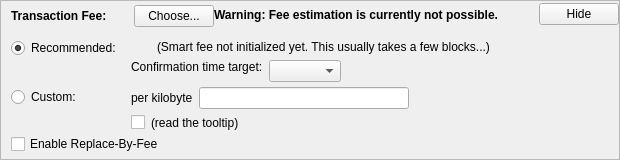
    <widget class="QFrame" name="frameFee">
     <property name="sizePolicy">
      <sizepolicy hsizetype="Expanding" vsizetype="Expanding">
       <horstretch>0</horstretch>
       <verstretch>0</verstretch>
      </sizepolicy>
     </property>
     <property name="maximumSize">
      <size>
       <width>16777215</width>
       <height>16777215</height>
      </size>
     </property>
     <property name="frameShape">
      <enum>QFrame::StyledPanel</enum>
     </property>
     <property name="frameShadow">
      <enum>QFrame::Sunken</enum>
     </property>
     <layout class="QVBoxLayout" name="verticalLayoutFee1">
      <property name="spacing">
       <number>0</number>
      </property>
      <property name="leftMargin">
       <number>0</number>
      </property>
      <property name="topMargin">
       <number>0</number>
      </property>
      <property name="rightMargin">
       <number>0</number>
      </property>
      <property name="bottomMargin">
       <number>0</number>
      </property>
      <item>
       <layout class="QVBoxLayout" name="verticalLayoutFee2" stretch="0,0,0">
        <property name="spacing">
         <number>0</number>
        </property>
        <property name="leftMargin">
         <number>10</number>
        </property>
        <property name="topMargin">
         <number>0</number>
        </property>
        <item>
         <layout class="QHBoxLayout" name="horizontalLayoutFee1">
          <property name="bottomMargin">
           <number>0</number>
          </property>
          <item>
           <layout class="QVBoxLayout" name="verticalLayoutFee7">
            <property name="spacing">
             <number>0</number>
            </property>
            <item>
             <spacer name="verticalSpacerSmartFee">
              <property name="orientation">
               <enum>Qt::Vertical</enum>
              </property>
              <property name="sizeType">
               <enum>QSizePolicy::Fixed</enum>
              </property>
              <property name="sizeHint" stdset="0">
               <size>
                <width>1</width>
                <height>4</height>
               </size>
              </property>
             </spacer>
            </item>
            <item>
             <layout class="QHBoxLayout" name="horizontalLayoutSmartFee">
              <property name="spacing">
               <number>10</number>
              </property>
              <item>
               <widget class="QLabel" name="labelFeeHeadline">
                <property name="sizePolicy">
                 <sizepolicy hsizetype="Preferred" vsizetype="Maximum">
                  <horstretch>0</horstretch>
                  <verstretch>0</verstretch>
                 </sizepolicy>
                </property>
                <property name="font">
                 <font>
                  <weight>75</weight>
                  <bold>true</bold>
                 </font>
                </property>
                <property name="styleSheet">
                 <string notr="true">font-weight:bold;</string>
                </property>
                <property name="text">
                 <string>Transaction Fee:</string>
                </property>
               </widget>
              </item>
              <item>
               <widget class="QLabel" name="labelFeeMinimized">
                <property name="text">
                 <string/>
                </property>
               </widget>
              </item>
              <item>
               <widget class="QPushButton" name="buttonChooseFee">
                <property name="text">
                 <string>Choose...</string>
                </property>
               </widget>
              </item>
             </layout>
            </item>
            <item>
             <spacer name="verticalSpacer_5">
              <property name="orientation">
               <enum>Qt::Vertical</enum>
              </property>
              <property name="sizeHint" stdset="0">
               <size>
                <width>1</width>
                <height>1</height>
               </size>
              </property>
             </spacer>
            </item>
           </layout>
          </item>
          <item>
           <widget class="QLabel" name="fallbackFeeWarningLabel">
            <property name="toolTip">
             <string>Using the fallbackfee can result in sending a transaction that will take several hours or days (or never) to confirm. Consider choosing your fee manually or wait until you have validated the complete chain.</string>
            </property>
            <property name="font">
            <font>
                <weight>75</weight>
                <bold>true</bold>
            </font>
            </property>
            <property name="text">
             <string>Warning: Fee estimation is currently not possible.</string>
            </property>
            <property name="wordWrap">
             <bool>false</bool>
            </property>
           </widget>
          </item>
          <item>
           <spacer name="horizontalSpacer_4">
            <property name="orientation">
             <enum>Qt::Horizontal</enum>
            </property>
            <property name="sizeType">
             <enum>QSizePolicy::MinimumExpanding</enum>
            </property>
            <property name="sizeHint" stdset="0">
             <size>
              <width>40</width>
              <height>20</height>
             </size>
            </property>
           </spacer>
          </item>
          <item>
           <widget class="QPushButton" name="buttonMinimizeFee">
            <property name="toolTip">
             <string>collapse fee-settings</string>
            </property>
            <property name="text">
             <string>Hide</string>
            </property>
           </widget>
          </item>
         </layout>
        </item>
        <item>
         <widget class="QFrame" name="frameFeeSelection">
          <layout class="QVBoxLayout" name="verticalLayoutFee12">
           <property name="spacing">
            <number>0</number>
           </property>
           <property name="leftMargin">
            <number>0</number>
           </property>
           <property name="topMargin">
            <number>0</number>
           </property>
           <property name="rightMargin">
            <number>0</number>
           </property>
           <property name="bottomMargin">
            <number>0</number>
           </property>
           <item>
            <layout class="QGridLayout" name="gridLayoutFee">
             <property name="topMargin">
              <number>10</number>
             </property>
             <property name="bottomMargin">
              <number>4</number>
             </property>
             <property name="horizontalSpacing">
              <number>10</number>
             </property>
             <property name="verticalSpacing">
              <number>4</number>
             </property>
             <item row="1" column="1">
              <layout class="QVBoxLayout" name="verticalLayoutFee8">
               <property name="spacing">
                <number>6</number>
               </property>
               <item>
                <layout class="QHBoxLayout" name="horizontalLayoutFee13">
                 <item>
                  <widget class="QLabel" name="labelCustomPerKilobyte">
                   <property name="toolTip">
                    <string>If the custom fee is set to 1000 satoshis and the transaction is only 250 bytes, then &quot;per kilobyte&quot; only pays 250 satoshis in fee, while &quot;total at least&quot; pays 1000 satoshis. For transactions bigger than a kilobyte both pay by kilobyte.</string>
                   </property>
                   <property name="text">
                    <string>per kilobyte</string>
                   </property>
                  </widget>
                 </item>
                 <item>
                  <widget class="BitcoinAmountField" name="customFee"/>
                 </item>
                 <item>
                  <spacer name="horizontalSpacer_6">
                   <property name="orientation">
                    <enum>Qt::Horizontal</enum>
                   </property>
                   <property name="sizeHint" stdset="0">
                    <size>
                     <width>1</width>
                     <height>1</height>
                    </size>
                   </property>
                  </spacer>
                 </item>
                </layout>
               </item>
               <item>
                <layout class="QHBoxLayout" name="horizontalLayoutFee8">
                 <item>
                  <widget class="QCheckBox" name="checkBoxMinimumFee">
                   <property name="toolTip">
                    <string>Paying only the minimum fee is just fine as long as there is less transaction volume than space in the blocks. But be aware that this can end up in a never confirming transaction once there is more demand for badcoin transactions than the network can process.</string>
                   </property>
                   <property name="text">
                    <string/>
                   </property>
                  </widget>
                 </item>
                 <item>
                  <widget class="QLabel" name="labelMinFeeWarning">
                   <property name="enabled">
                    <bool>true</bool>
                   </property>
                   <property name="toolTip">
                    <string>Paying only the minimum fee is just fine as long as there is less transaction volume than space in the blocks. But be aware that this can end up in a never confirming transaction once there is more demand for badcoin transactions than the network can process.</string>
                   </property>
                   <property name="text">
                    <string>(read the tooltip)</string>
                   </property>
                   <property name="margin">
                    <number>5</number>
                   </property>
                  </widget>
                 </item>
                 <item>
                  <spacer name="horizontalSpacer_2">
                   <property name="orientation">
                    <enum>Qt::Horizontal</enum>
                   </property>
                   <property name="sizeHint" stdset="0">
                    <size>
                     <width>1</width>
                     <height>1</height>
                    </size>
                   </property>
                  </spacer>
                 </item>
                </layout>
               </item>
              </layout>
             </item>
             <item row="0" column="0">
              <layout class="QVBoxLayout" name="verticalLayoutFee4" stretch="0,1">
               <item>
                <widget class="QRadioButton" name="radioSmartFee">
                 <property name="text">
                  <string>Recommended:</string>
                 </property>
                 <property name="checked">
                  <bool>true</bool>
                 </property>
                 <attribute name="buttonGroup">
                  <string notr="true">groupFee</string>
                 </attribute>
                </widget>
               </item>
               <item>
                <spacer name="verticalSpacer_2">
                 <property name="orientation">
                  <enum>Qt::Vertical</enum>
                 </property>
                 <property name="sizeHint" stdset="0">
                  <size>
                   <width>1</width>
                   <height>1</height>
                  </size>
                 </property>
                </spacer>
               </item>
              </layout>
             </item>
             <item row="1" column="0">
              <layout class="QVBoxLayout" name="verticalLayoutFee9" stretch="0,1">
               <item>
                <widget class="QRadioButton" name="radioCustomFee">
                 <property name="text">
                  <string>Custom:</string>
                 </property>
                 <attribute name="buttonGroup">
                  <string notr="true">groupFee</string>
                 </attribute>
                </widget>
               </item>
               <item>
                <spacer name="verticalSpacer_6">
                 <property name="orientation">
                  <enum>Qt::Vertical</enum>
                 </property>
                 <property name="sizeHint" stdset="0">
                  <size>
                   <width>1</width>
                   <height>1</height>
                  </size>
                 </property>
                </spacer>
               </item>
              </layout>
             </item>
             <item row="0" column="1">
              <layout class="QVBoxLayout" name="verticalLayoutFee3" stretch="0,0,1">
               <property name="spacing">
                <number>6</number>
               </property>
               <property name="topMargin">
                <number>2</number>
               </property>
               <item>
                <layout class="QHBoxLayout" name="horizontalLayoutFee12">
                 <item>
                  <widget class="QLabel" name="labelSmartFee">
                   <property name="text">
                    <string/>
                   </property>
                   <property name="margin">
                    <number>2</number>
                   </property>
                  </widget>
                 </item>
                 <item>
                  <widget class="QLabel" name="labelFeeEstimation">
                   <property name="text">
                    <string/>
                   </property>
                  </widget>
                 </item>
                 <item>
                  <widget class="QLabel" name="labelSmartFee2">
                   <property name="text">
                    <string>(Smart fee not initialized yet. This usually takes a few blocks...)</string>
                   </property>
                   <property name="margin">
                    <number>2</number>
                   </property>
                  </widget>
                 </item>
                 <item>
                  <spacer name="horizontalSpacer_5">
                   <property name="orientation">
                    <enum>Qt::Horizontal</enum>
                   </property>
                   <property name="sizeHint" stdset="0">
                    <size>
                     <width>1</width>
                     <height>1</height>
                    </size>
                   </property>
                  </spacer>
                 </item>
                </layout>
               </item>
               <item>
                <layout class="QHBoxLayout" name="horizontalLayoutFee9">
                 <item>
                  <layout class="QVBoxLayout" name="verticalLayoutFee6">
                   <item>
                    <widget class="QLabel" name="labelSmartFee3">
                     <property name="text">
                      <string>Confirmation time target:</string>
                     </property>
                     <property name="margin">
                      <number>2</number>
                     </property>
                    </widget>
                   </item>
                   <item>
                    <spacer name="verticalSpacer_3">
                     <property name="orientation">
                      <enum>Qt::Vertical</enum>
                     </property>
                     <property name="sizeHint" stdset="0">
                      <size>
                       <width>1</width>
                       <height>1</height>
                      </size>
                     </property>
                    </spacer>
                   </item>
                  </layout>
                 </item>
                 <item>
                  <layout class="QVBoxLayout" name="verticalLayoutFee5">
                   <property name="rightMargin">
                    <number>30</number>
                   </property>
                   <item>
                    <layout class="QHBoxLayout" name="horizontalLayoutConfTarget">
                     <property name="bottomMargin">
                      <number>0</number>
                     </property>
                     <item>
                      <widget class="QComboBox" name="confTargetSelector"/>
                     </item>
                     <item>
                      <spacer name="horizontalSpacerConfTarget">
                       <property name="orientation">
                        <enum>Qt::Horizontal</enum>
                       </property>
                       <property name="sizeHint" stdset="0">
                        <size>
                         <width>40</width>
                         <height>20</height>
                        </size>
                       </property>
                      </spacer>
                     </item>
                    </layout>
                   </item>
                  </layout>
                 </item>
                </layout>
               </item>
               <item>
                <spacer name="verticalSpacer_4">
                 <property name="orientation">
                  <enum>Qt::Vertical</enum>
                 </property>
                 <property name="sizeHint" stdset="0">
                  <size>
                   <width>1</width>
                   <height>1</height>
                  </size>
                 </property>
                </spacer>
               </item>
              </layout>
             </item>
            </layout>
           </item>
           <item>
            <widget class="QCheckBox" name="optInRBF">
             <property name="text">
              <string>Enable Replace-By-Fee</string>
             </property>
             <property name="toolTip">
              <string>With Replace-By-Fee (BIP-125) you can increase a transaction's fee after it is sent. Without this, a higher fee may be recommended to compensate for increased transaction delay risk.</string>
             </property>
            </widget>
           </item>
          </layout>
         </widget>
        </item>
        <item>
         <spacer name="verticalSpacerFee">
          <property name="orientation">
           <enum>Qt::Vertical</enum>
          </property>
          <property name="sizeHint" stdset="0">
           <size>
            <width>40</width>
            <height>5</height>
           </size>
          </property>
         </spacer>
        </item>
       </layout>
      </item>
     </layout>
    </widget>
